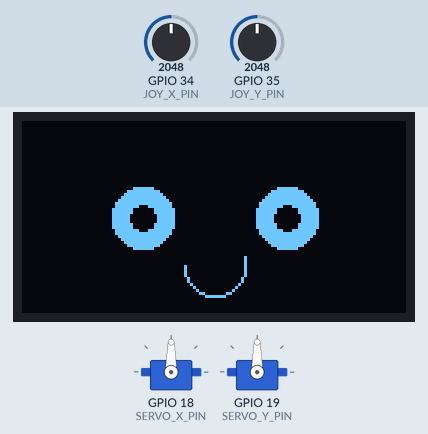
Recording of a sketch running on a simulated ESP32. Shown: 128×64 one-colour display, 2 × servo. The test bench sets the inputs (shaded band); at power-on: GPIO 34 (JOY_X_PIN) = 2048, GPIO 35 (JOY_Y_PIN) = 2048.

Above: at 1.2 s.
1.3 s: GPIO 34 (JOY_X_PIN) set to 2866
At 2.4 s:
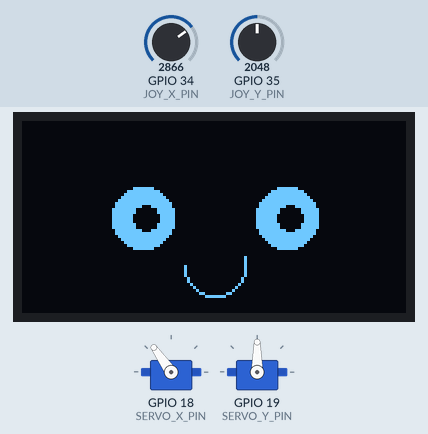
2.8 s: GPIO 35 (JOY_Y_PIN) set to 2866
At 4.0 s:
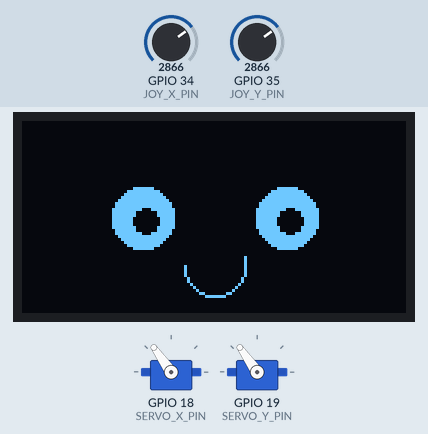
4.3 s: GPIO 34 (JOY_X_PIN) set to 3603
At 5.5 s:
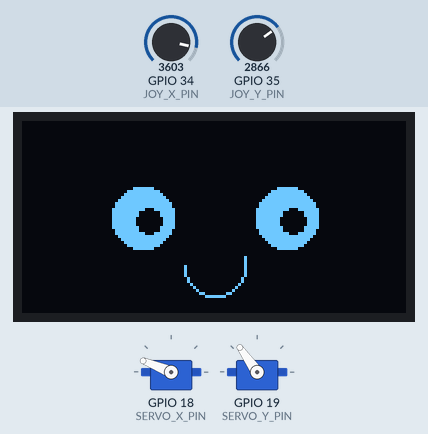
5.8 s: GPIO 35 (JOY_Y_PIN) set to 3603
At 6.2 s:
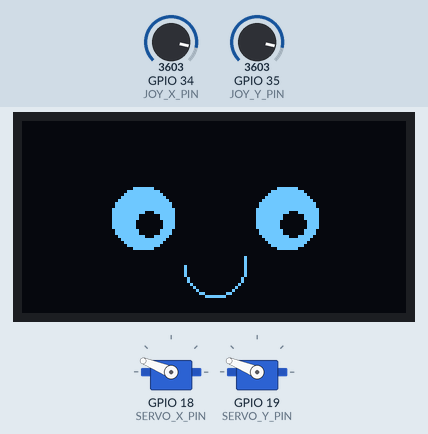
7.3 s: GPIO 34 (JOY_X_PIN) set to 4095
At 8.0 s:
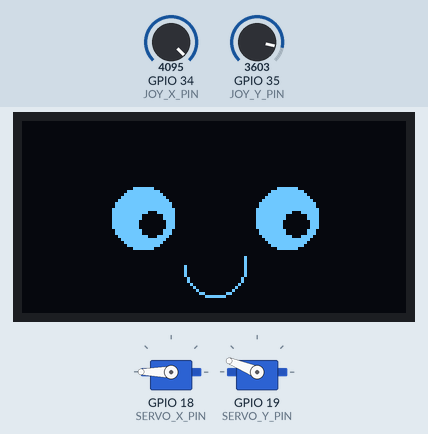
8.8 s: GPIO 35 (JOY_Y_PIN) set to 4095
At 9.8 s:
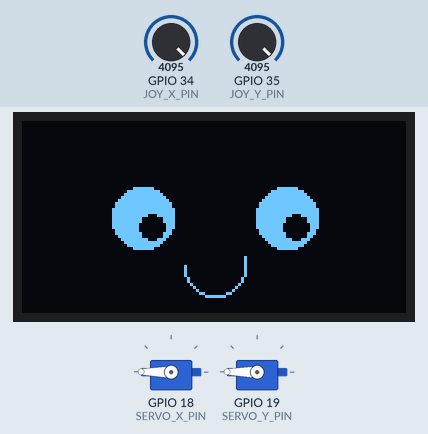
Timing chart, 0 to 11.3 s (numbered marks = the images above; inputs shaded):
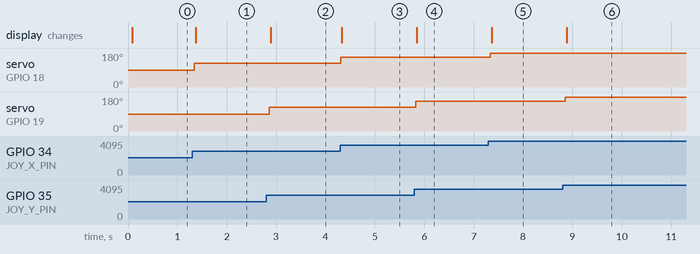

The sketch:

oled_eye_server_joustick.ino
```cpp
#include <Wire.h>
#include <Adafruit_GFX.h>
#include <Adafruit_SSD1306.h>
#include <ESP32Servo.h>

#define SCREEN_WIDTH 128
#define SCREEN_HEIGHT 64
#define OLED_RESET    -1
#define SCREEN_ADDRESS 0x3C

#define JOY_X_PIN 34
#define JOY_Y_PIN 35

#define SERVO_X_PIN 18
#define SERVO_Y_PIN 19

Adafruit_SSD1306 display(SCREEN_WIDTH, SCREEN_HEIGHT, &Wire, OLED_RESET);
Servo servoX;
Servo servoY;

const int centerADC = 2048;
const int deadzone = 200;

unsigned long rotationStart = 0;

bool checkCircularMotion(int joyX, int joyY) {
  static float lastAngle = 0;
  static int rotationCounter = 0;

  if (abs(joyX - centerADC) < deadzone && abs(joyY - centerADC) < deadzone) {
    rotationCounter = 0;
    lastAngle = atan2(joyY - centerADC, joyX - centerADC);
    return false;
  }

  float currentAngle = atan2(joyY - centerADC, joyX - centerADC);
  float diff = fabs(currentAngle - lastAngle);
  if(diff > PI) diff = 2 * PI - diff;

  if(diff > 0.5) {
    rotationCounter++;
  } else {
    if(rotationCounter > 0) rotationCounter--;
  }
  lastAngle = currentAngle;

  return (rotationCounter > 5);
}

void drawHappyFace(int pupilOffsetX, int pupilOffsetY) {

  display.fillCircle(40, 32, 10, WHITE);
  display.fillCircle(40 + pupilOffsetX, 32 + pupilOffsetY, 4, BLACK);

  display.fillCircle(88, 32, 10, WHITE);
  display.fillCircle(88 + pupilOffsetX, 32 + pupilOffsetY, 4, BLACK);

  display.drawCircle(64, 48, 10, WHITE);

  display.fillRect(54, 38, 20, 10, BLACK);
}

void drawChongMatFace() {
  float angle = (millis() % 3600) / 3600.0 * 2 * PI;
  int orbitRadius = 3;

  display.fillCircle(40, 32, 10, WHITE);
  int pupilX_left = 40 + orbitRadius * cos(angle);
  int pupilY_left = 32 + orbitRadius * sin(angle);
  display.fillCircle(pupilX_left, pupilY_left, 4, BLACK);

  display.fillCircle(88, 32, 10, WHITE);
  int pupilX_right = 88 + orbitRadius * cos(angle);
  int pupilY_right = 32 + orbitRadius * sin(angle);
  display.fillCircle(pupilX_right, pupilY_right, 4, BLACK);

  display.drawLine(54, 48, 74, 48, WHITE);
}

void drawAngryFace() {

  display.drawLine(30, 22, 50, 32, WHITE);
  display.fillCircle(40, 38, 10, WHITE);
  display.fillCircle(40, 38, 5, BLACK);

  display.drawLine(78, 32, 98, 22, WHITE);
  display.fillCircle(88, 38, 10, WHITE);
  display.fillCircle(88, 38, 5, BLACK);

  display.drawCircle(64, 48, 10, WHITE);

  display.fillRect(54, 48, 20, 10, BLACK);
}

void setup() {
  Serial.begin(115200);

  Wire.begin();
  if (!display.begin(SSD1306_SWITCHCAPVCC, SCREEN_ADDRESS)) {
    Serial.println("Không tìm thấy màn hình OLED!");
    while(1);
  }
  display.clearDisplay();
  display.display();

  pinMode(JOY_X_PIN, INPUT);
  pinMode(JOY_Y_PIN, INPUT);

  servoX.attach(SERVO_X_PIN);
  servoY.attach(SERVO_Y_PIN);

  servoX.write(90);
  servoY.write(90);
}

void loop() {

  int joyX = analogRead(JOY_X_PIN);
  int joyY = analogRead(JOY_Y_PIN);

  int angleX = map(joyX, 0, 4095, 0, 180);
  int angleY = map(joyY, 0, 4095, 0, 180);
  servoX.write(angleX);
  servoY.write(angleY);

  int pupilOffsetX = map(joyX, 0, 4095, -3, 3);
  int pupilOffsetY = map(joyY, 0, 4095, -3, 3);

  bool rotating = checkCircularMotion(joyX, joyY);
  unsigned long currentTime = millis();
  if (rotating) {
    if (rotationStart == 0) {
      rotationStart = currentTime;
    }
  } else {
    rotationStart = 0;
  }

  display.clearDisplay();

  if (rotating) {
    if (currentTime - rotationStart < 2000) {
      drawChongMatFace();
    } else {
      drawAngryFace();
      delay(1000);
    }
  } else {
    drawHappyFace(pupilOffsetX, pupilOffsetY);
  }

  display.display();
  delay(50);
}
```

Measured:
- after the input at 1.3 s, servo on GPIO 18 (SERVO_X_PIN): 90° → 125° after 0.05 s; the display: changes after 0.07 s (image 1)
- after the input at 2.8 s, servo on GPIO 19 (SERVO_Y_PIN): 90° → 125° after 0.06 s; the display: changes after 0.09 s (image 2)
- after the input at 4.3 s, servo on GPIO 18 (SERVO_X_PIN): 125° → 158° at once; the display: changes at once (image 3)
- after the input at 5.8 s, servo on GPIO 19 (SERVO_Y_PIN): 125° → 158° at once; the display: changes after 0.05 s (image 4)
- after the input at 7.3 s, servo on GPIO 18 (SERVO_X_PIN): 158° → 180° at once; the display: changes after 0.07 s (image 5)
- after the input at 8.8 s, servo on GPIO 19 (SERVO_Y_PIN): 158° → 180° after 0.06 s; the display: changes after 0.08 s (image 6)
